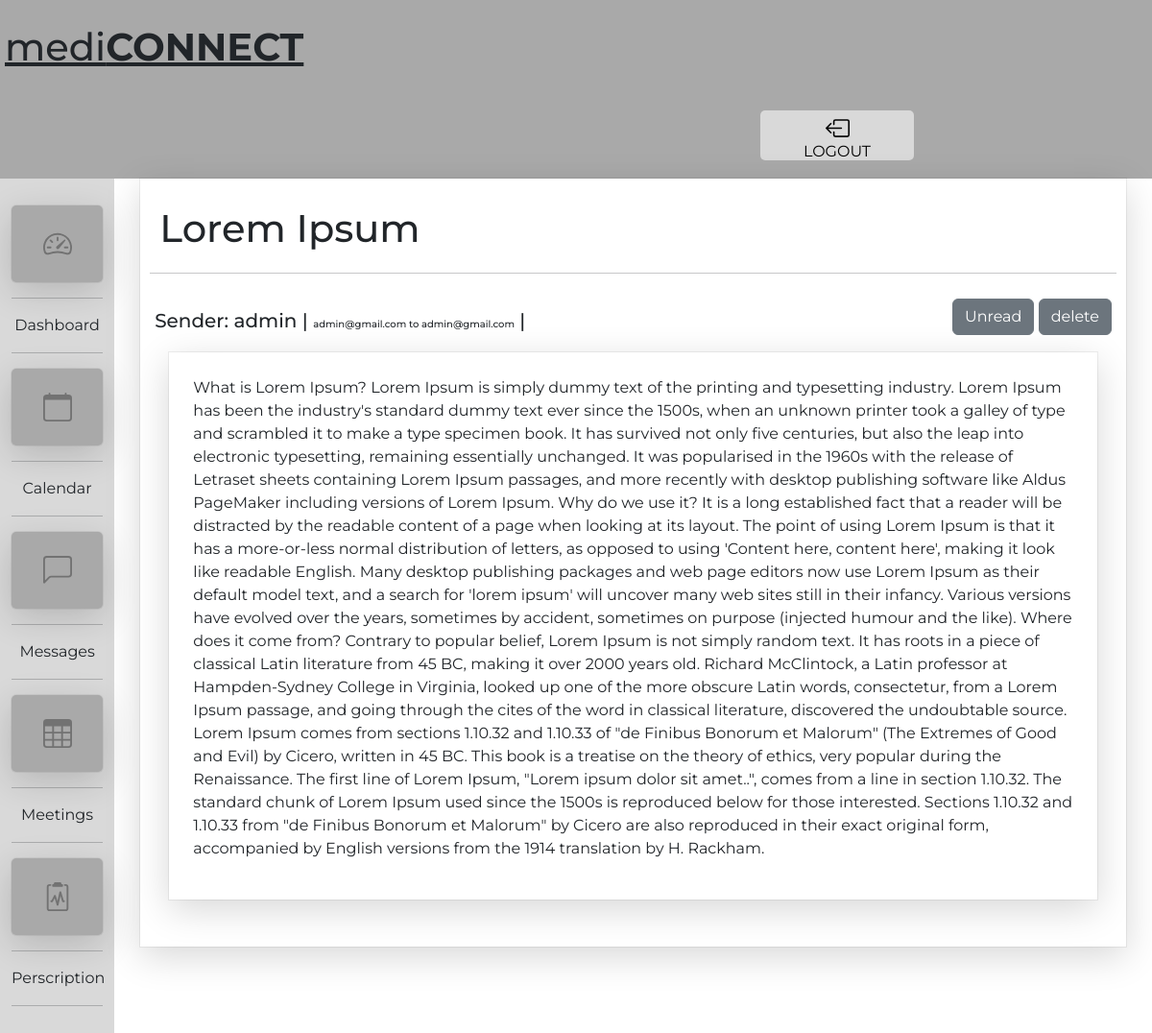
The page /manage/messages/4 (signed in) on the database its author committed.
### main/models.py (models this page shows, shortened)
class Message(models.Model):
    sender = models.ForeignKey(User,on_delete=models.CASCADE,related_name='sender')
    reciver = models.ForeignKey(User,on_delete=models.CASCADE,related_name='reciver')
    title = models.CharField(max_length=200,null=False,default='')
    body = models.TextField()
    created_at = models.DateTimeField(auto_now_add=True)
    readed = models.BooleanField(default=False)
    readed_time = models.DateTimeField(null=True)

### main/views.py (the view, shortened to what this page needs)
# urls.py: path('messages/<int:msg_id>',views.MessagePage.as_view(),name='doctor_message'),
class MessagePage(View):
    def get(self,request,msg_id):
        if request.user.is_staff:
            message = Message.objects.get(id=msg_id)
            message.readed = True
            message.save()
            context = {'message':message}
            return render(request,'main/message.html',context)
        else:
            return HttpResponse('Only for staff members')

### templates/main/message.html (shortened to what this page needs)
{% extends 'main/base.html' %}
{% load static %}
{% block css %} <link rel="stylesheet" href="{% static 'main/css/messages.css' %}"> {% endblock %}
{% block content %}
<div class="message_container">
    <div class="msg_title">
        <h1>{{message.title}}</h1>
    </div>
    <hr>
    <div class="msg_sender">
        <div class="sender">
            <h5>Sender: {{message.sender}} | <span style="font-size: 10px;">{{message.sender.email}} to {{message.reciver.email}}</span> |</h5>
        </div>
        <div class="buttons">
            <form action="" method="POST">
                <button class="btn btn-secondary" name="unread">Unread</button>
                <button class="btn btn-secondary"  name="delete">delete</button>
            </form>
        </div>
    </div>
    <div class="message_data_container" style="margin-top: 0.5rem;">
        <p>{{message.body}}</p>
    </div>
</div>
{% endblock %}

### static/main/css/base.css (style rules this page uses)
* { margin: 0; padding: 0; box-sizing: border-box; }
body { min-height: 100vh; height: fit-content; width: 100%; font-family: 'Montserrat', sans-serif; }

### static/main/css/messages.css (style rules this page uses)
.message_container { width: 95%; margin: auto; min-height: 100vh; height: fit-content; background-color: white; box-shadow: rgba(0, 0, 0, 0.16) 0px 10px 36px 0px, rgba(0, 0, 0, 0.06) 0px 0px 0px 1px; padding: 10px; }
.msg_title { width: 100%; padding: 10px; height: 4rem; margin-top: 0.5rem; }
.msg_sender { width: 100%; padding: 5px; min-height: 3rem; height: fit-content; display: flex; justify-content: space-between; align-items: center; flex-wrap: wrap; }
.sender { width: 40%; margin-top: 1rem; }
.message_data_container { padding: 25px; width: 96%; min-height: 20rem; height: fit-content; margin: auto; background-color: white; box-shadow: rgba(0, 0, 0, 0.16) 0px 10px 36px 0px, rgba(0, 0, 0, 0.06) 0px 0px 0px 1px; }

### rows shown on the page
Message: title "Lorem Ipsum", sender "admin", sender.email "admin@gmail.com", reciver.email "admin@gmail.com", body "What is Lorem Ipsum? Lorem Ipsum is simply dummy text of the printing and typesetting industry. Lorem Ipsum has been the industry's standard dummy text ever since the 1500s, when an unknown printer took a galley of type and scrambled it to make a type specimen book. It has survived not only five centuries, but also the leap into electronic typesetting, remaining essentially unchanged. It was popularised in the 1960s with the release of Letraset sheets containing Lorem Ipsum passages, and more recently with desktop publishing software like Aldus PageMaker including versions of Lorem Ipsum. Why do we use it? It is a long established fact that a reader will be distracted by the readable…"
